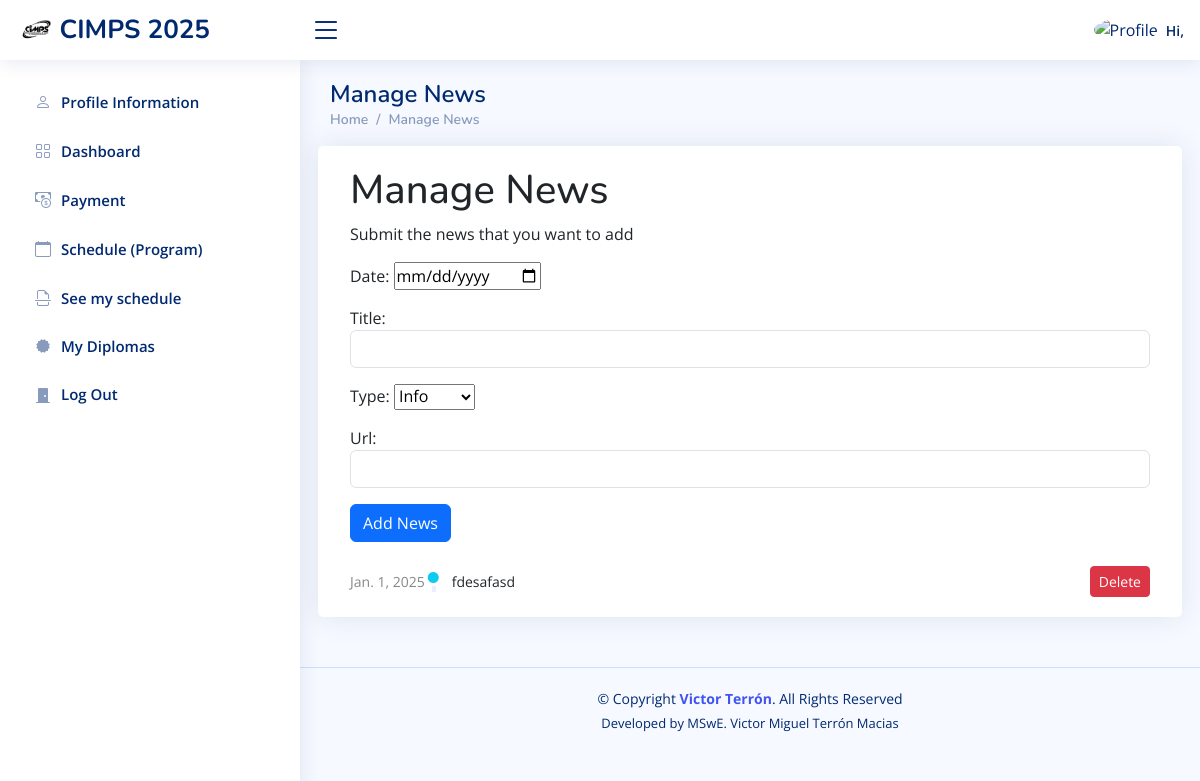
The app's page /manageNews/, older data.
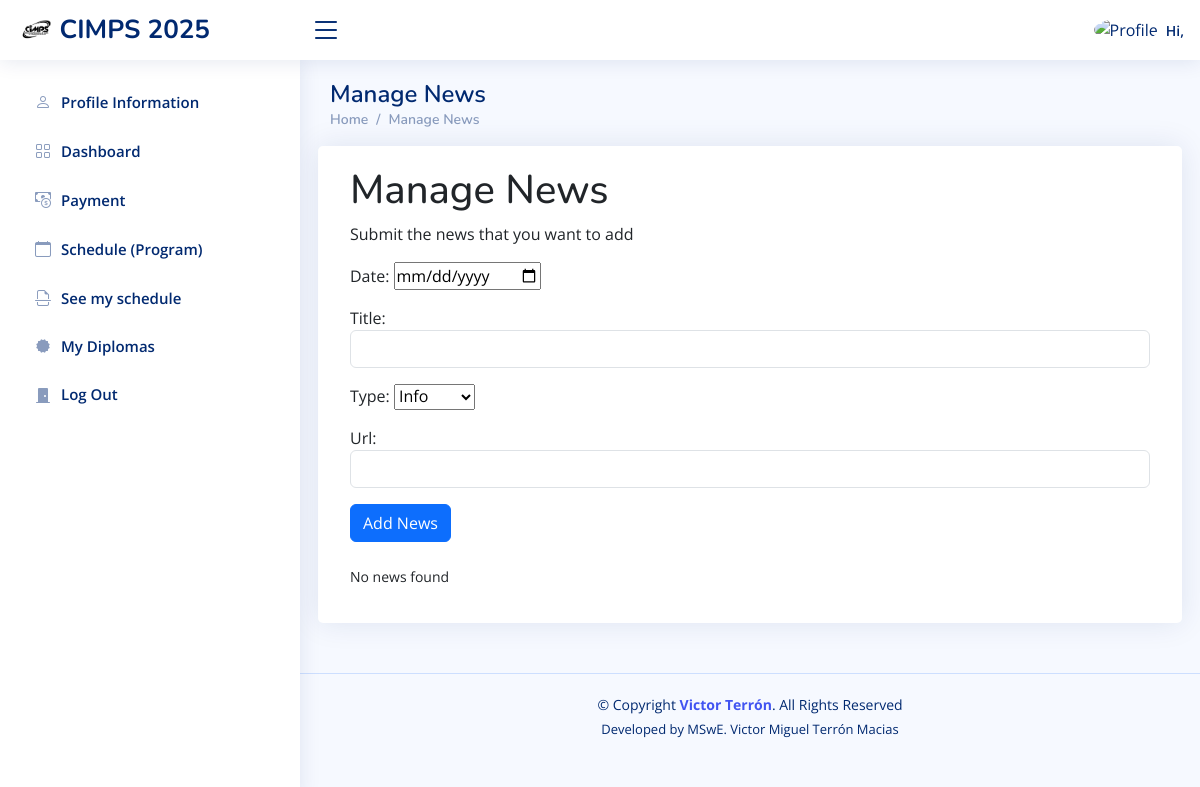
The same page, newer data.
### mainApplication/models.py (models this page shows, shortened)
class News(models.Model):
    date=models.DateField()
    title=models.CharField(max_length=255)
    type=models.CharField(max_length=50,
        choices=[('info', 'Info'), ('success', 'Success'), ('danger', 'Danger')],
        default='info')
    url = models.URLField(blank=True, null=True)

### mainApplication/views.py (the view, shortened to what this page needs)
# urls.py: path('manageNews/', views.newsManageView, name='newsManage'),
def newsManageView(request):
    news = News.objects.all().order_by('-date')  # Fetch all news items ordered by date
    form = NewsForm()  # Instantiate an empty form for adding news
    context = {
        'news': news,
        'form': form,
    }
    return render(request, 'newsManage.html', context)

### mainApplication/forms.py
class NewsForm(forms.ModelForm):
    class Meta:
        model = News
        fields = ['date', 'title', 'type', 'url']
        widgets = {
            'date': forms.DateInput(attrs={'type': 'date'}),
            'type': forms.Select(),
            'title': forms.TextInput(attrs={'class': 'form-control'}),
            'url': forms.URLInput(attrs={'class': 'form-control'}),
        }

### mainApplication/context_processors.py (called while the page is built)
def user_context(request):
    if request.user.is_authenticated:
        return get_user_context_data(request)
    return {}

### mainApplication/templates/newsManage.html (shortened to what this page needs)
{% extends "base.html"%}{% load static %}{% load socialaccount %}
{% block content %}
<body>
    <div class="pagetitle">
      <h1>Manage News</h1>
      <nav>
        <ol class="breadcrumb">
          <li class="breadcrumb-item"><a href="#" style="text-decoration: none;">Home</a></li>
          <li class="breadcrumb-item active"><a href="#" style="text-decoration: none;">Manage News</a></li>
        </ol>
      </nav>
    </div>
    <section class="section dashboard">
      <div class="row">
        <div class="col-lg-12">
          <div class="row">
            <div class="card">
              <div class="card-body">
                <div class="row">
                    <h1 class="bold-extra extra-bold-roboto" style="margin-top: 20px;">Manage News</h1>
                    <p class="roboto">Submit the news that you want to add</p>
                </div>
                <div class="row">
                  <div class="container">
                    <form method="post" class="mb-4">
                        {{ form.as_p }}
                        <button type="submit" name="add_news" class="btn btn-primary">Add News</button>
                    </form>
                    <div class="activity">
                      {% if news %}
                        {% for new in news %}
                        <div class="activity-item d-flex align-items-center">
                            <div class="activite-label">{{ new.date }}</div>
                            <i class="bi bi-circle-fill activity-badge text-{{ new.type }} align-self-start"></i>
                            <div class="activity-content">
                                {% if new.url %}
                                <a href="{{ new.url }}" class="fw-bold text-dark" style="text-decoration: none;">{{ new.title }}</a>
                                {% else %}
                                {{ new.title }}
                                {% endif %}
                            </div>
                            <form method="post" class="ms-auto">
                                <button type="submit" name="delete_news" class="btn btn-danger btn-sm">Delete</button>
                            </form>
                        </div>
                        {% endfor %}
                    </div>
                    {% else %}
                        <p>No news found</p>
                    {% endif %}
                </div>
                </div>
              </div>
            </div>
        </div>
      </div>
    </section>
  </main>
</body>
{%endblock%}

Row changes from the older to the newer data that the page shows:
removed News: date "Jan. 1, 2025", title "fdesafasd"
Text that changed along with them:
text now shown: "No news found"
